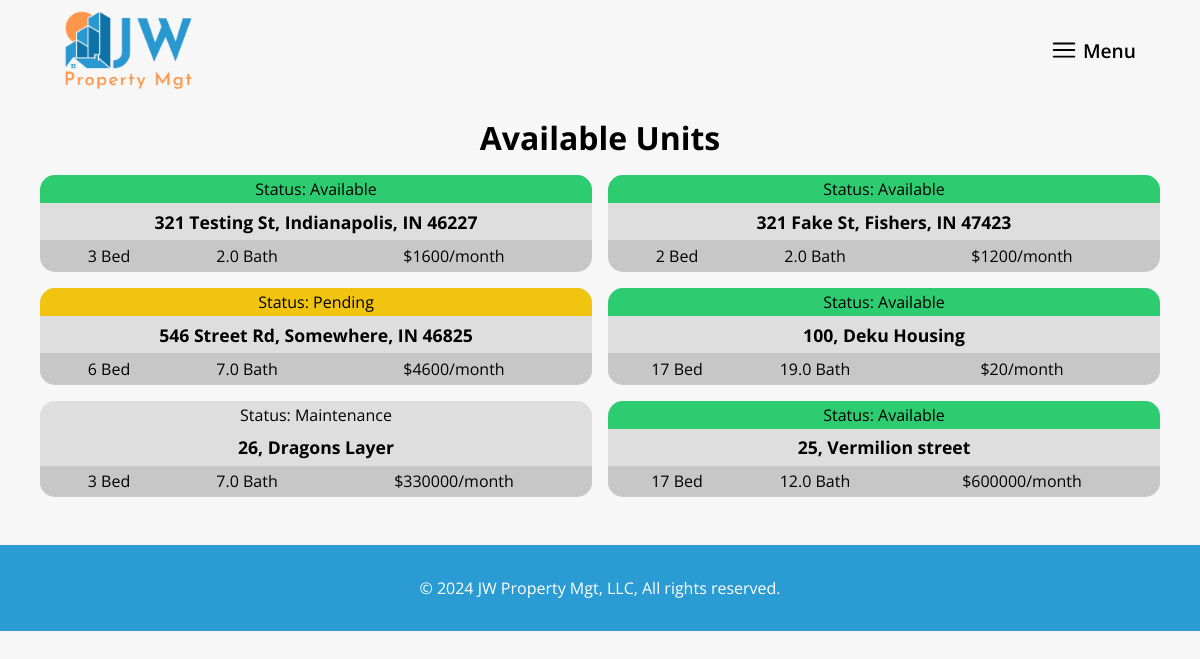
Page /available_units/ on the earlier database version.
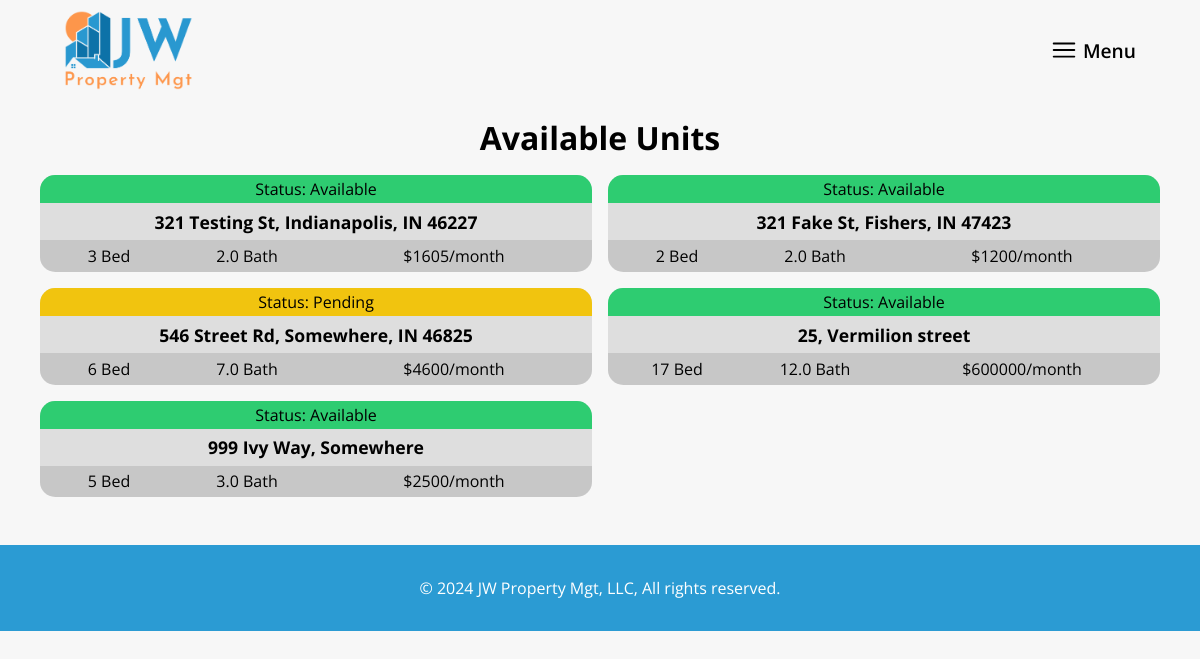
Same page on the later database version.
### mainsite/models.py (models this page shows, shortened)
class Unit(models.Model):
    STATUS_CHOICES = [
        ('available', 'Available'),
        ('rented', 'Rented'),
        ('pending', 'Pending'),
    ]
    creator = models.ForeignKey(settings.AUTH_USER_MODEL, on_delete=models.CASCADE)
    address = models.CharField(max_length=200)
    status = models.CharField(max_length=20, choices=STATUS_CHOICES, default='available')
    bedrooms = models.IntegerField()
    bathrooms = models.IntegerField()  # Change to IntegerField
    rent = models.IntegerField()
    created_date = models.DateTimeField(default=timezone.now)
    published_date = models.DateTimeField(default=timezone.now)

### mainsite/views.py (the view)
# urls.py: path('available_units/', views.available_units, name='available_units'),
def available_units(request):
    units = Unit.objects.filter(published_date__lte=timezone.now()).order_by('published_date')
    return render(request, 'available_units.html', {'units': units})

### mainsite/templates/available_units.html
{% extends 'base.html' %}
{% block content %}
    <div class="header__background"></div>
    <div class="units__container">
        <h1 class="subpage__title">Available Units</h1>
        <div class="units__grid">
            {% for unit in units %}
                <div class="unit__container">
                    <p class="unit__status" data-status="{{ unit.status }}">Status: {{ unit.status }}</p>
                    <h2 class="unit__address">{{ unit.address }}</h2>
                    <div class="unit__stats">
                        <p class="unit__stat">{{ unit.bedrooms }} Bed</p>
                        <p class="unit__stat">{{ unit.bathrooms }} Bath</p>
                        <p class="unit__stat">${{ unit.rent }}/month</p>
                    </div>
                </div>
            {% endfor %}
        </div>
    </div>
{% endblock %}

### mainsite/templates/base.html (shortened to what this page needs)
{% load static %}
<!DOCTYPE html>
<html lang="en">
<head>
    <link rel="stylesheet" href="{% static 'css/style.css' %}">
</head>
<body>
    <header>
        <div class="header__logoContainer">
            <img src="{% static 'imgs/logo.png' %}" alt="Logo" class="header__logo">
        </div>
        <div class="header__menuButtonContainer">
            <a href="#" class="header__menuButton" onclick="openNavigation()">
                <svg xmlns="http://www.w3.org/2000/svg" fill="none" viewBox="0 0 24 24" stroke-width="1.5" stroke="currentColor" class="header__hamburger">
                    <path stroke-linecap="round" stroke-linejoin="round" d="M3.75 6.75h16.5M3.75 12h16.5m-16.5 5.25h16.5" />
                </svg>
                Menu
            </a>
        </div>
    </header>
    {% block content %}
    {% endblock %}
    <footer class="footer">
        <p class="footer__text">&copy; 2024 JW Property Mgt, LLC, All rights reserved.</p>
    </footer>
</body>
</html>

### mainsite/static/css/style.css (style rules this page uses)
* { padding: 0; margin: 0; box-sizing: border-box; }
body { font-family: 'Open Sans', Helvetica, sans-serif; background-color: #f7f7f7; }
header { position: absolute; height: 100px; width: 100dvw; padding: 0 4rem; z-index: 1; display: grid; grid-template-columns: auto auto; }
.header__logoContainer { height: 100px; display: flex; align-items: center; }
.header__logo { height: 80%; }
.header__menuButtonContainer { display: flex; justify-content: end; align-items: center; }
.header__menuButton { display: flex; justify-content: center; align-items: center; gap: 4px; font-size: 1.2rem; font-weight: 600; color: black; text-decoration: none; }
.header__hamburger { width: 30px; height: 30px; }
.header__background { width: 100vw; height: 100px; }
.subpage__title { text-align: center; padding: 1rem 0; }
.units__container { max-width: 72rem; margin: 0 auto; padding: 0 1rem; }
.units__grid { display: grid; grid-template-columns: 1fr 1fr 1fr; gap: 1rem; }
.unit__container { background-color: rgba(0, 0, 0, 0.1); border-radius: 15px; }
.unit__status { text-align: center; padding: .2rem 0; border-top-left-radius: 15px; border-top-right-radius: 15px; text-transform: capitalize; }
.unit__address { font-size: 1.1rem; text-align: center; padding: .4rem 0; }
.unit__stats { display: grid; grid-template-columns: 1fr 1fr 2fr; text-align: center; background-color: rgba(0, 0, 0, 0.1); border-bottom-left-radius: 15px; border-bottom-right-radius: 15px; padding: .3rem 0; }
[data-status="available"], [data-status="Available"] { background-color: #2ecc71; }
[data-status="pending"], [data-status="Pending"] { background-color: #f1c40f; }
.footer { text-align: center; width: 100%; background-color: rgb(43, 155, 211); padding: 2rem 0; margin-top: 3rem; }
.footer__text { color: white; }
@media screen and (max-width: 1200px) { .units__grid { grid-template-columns: 1fr 1fr; } }

Differences in the rows shown:
removed Unit: status "Available", address "100, Deku Housing", bedrooms "17", bathrooms "19.0", rent "20"
removed Unit: status "Maintenance", address "26, Dragons Layer", bedrooms "3", bathrooms "7.0", rent "330000"
changed Unit "321 Testing St, Indianapolis, IN 46227": rent "1600" → "1605"
added Unit: status "Available", address "999 Ivy Way, Somewhere", bedrooms "5", bathrooms "3.0", rent "2500"
